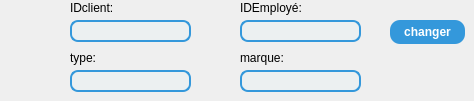
        <widget class="QWidget" name="page_7">
         <widget class="QComboBox" name="idclientc">
          <property name="geometry">
           <rect>
            <x>70</x>
            <y>20</y>
            <width>121</width>
            <height>22</height>
           </rect>
          </property>
          <property name="styleSheet">
           <string notr="true">QComboBox {
    border: 2px solid #3498db;
    border-radius: 8px;
    padding: 4px;
    background-color: #ecf0f1;
    color: #2c3e50;
    font-size: 8pt;
    min-width: 6em;
}

QComboBox:focus {
    border: 2px solid #2980b9;
    background-color: #ffffff;
}

QComboBox::drop-down {
    border: none;
    width: 20px;
}

QComboBox::down-arrow {
    image: none;
    border-left: 5px solid transparent;
    border-right: 5px solid transparent;
    border-top: 5px solid #3498db;
    width: 0px;
    height: 0px;
}

QComboBox QAbstractItemView {
    border: 2px solid #3498db;
    border-radius: 8px;
    background-color: white;
    selection-background-color: #3498db;
    selection-color: white;
}</string>
          </property>
         </widget>
         <widget class="QComboBox" name="idemployec">
          <property name="geometry">
           <rect>
            <x>240</x>
            <y>20</y>
            <width>121</width>
            <height>22</height>
           </rect>
          </property>
          <property name="styleSheet">
           <string notr="true">QComboBox {
    border: 2px solid #3498db;
    border-radius: 8px;
    padding: 4px;
    background-color: #ecf0f1;
    color: #2c3e50;
    font-size: 8pt;
    min-width: 6em;
}

QComboBox:focus {
    border: 2px solid #2980b9;
    background-color: #ffffff;
}

QComboBox::drop-down {
    border: none;
    width: 20px;
}

QComboBox::down-arrow {
    image: none;
    border-left: 5px solid transparent;
    border-right: 5px solid transparent;
    border-top: 5px solid #3498db;
    width: 0px;
    height: 0px;
}

QComboBox QAbstractItemView {
    border: 2px solid #3498db;
    border-radius: 8px;
    background-color: white;
    selection-background-color: #3498db;
    selection-color: white;
}</string>
          </property>
         </widget>
         <widget class="QLabel" name="label_44">
          <property name="geometry">
           <rect>
            <x>70</x>
            <y>0</y>
            <width>81</width>
            <height>16</height>
           </rect>
          </property>
          <property name="text">
           <string>IDclient:</string>
          </property>
         </widget>
         <widget class="QLabel" name="label_56">
          <property name="geometry">
           <rect>
            <x>240</x>
            <y>0</y>
            <width>81</width>
            <height>16</height>
           </rect>
          </property>
          <property name="text">
           <string>IDEmployé:</string>
          </property>
         </widget>
         <widget class="QPushButton" name="update">
          <property name="geometry">
           <rect>
            <x>390</x>
            <y>20</y>
            <width>75</width>
            <height>24</height>
           </rect>
          </property>
          <property name="styleSheet">
           <string notr="true">QPushButton {
    background-color: #3498db;
    color: white;
    border-radius: 10px;
    font-weight: bold;
    padding: 5px 10px;
}

QPushButton:hover {
    background-color: #2980b9;
}

QPushButton:pressed {
    background-color: #1c5980;
}
</string>
          </property>
          <property name="text">
           <string>changer</string>
          </property>
         </widget>
         <widget class="QComboBox" name="typec">
          <property name="geometry">
           <rect>
            <x>70</x>
            <y>70</y>
            <width>121</width>
            <height>22</height>
           </rect>
          </property>
          <property name="styleSheet">
           <string notr="true">QComboBox {
    border: 2px solid #3498db;
    border-radius: 8px;
    padding: 4px;
    background-color: #ecf0f1;
    color: #2c3e50;
    font-size: 8pt;
    min-width: 6em;
}

QComboBox:focus {
    border: 2px solid #2980b9;
    background-color: #ffffff;
}

QComboBox::drop-down {
    border: none;
    width: 20px;
}

QComboBox::down-arrow {
    image: none;
    border-left: 5px solid transparent;
    border-right: 5px solid transparent;
    border-top: 5px solid #3498db;
    width: 0px;
    height: 0px;
}

QComboBox QAbstractItemView {
    border: 2px solid #3498db;
    border-radius: 8px;
    background-color: white;
    selection-background-color: #3498db;
    selection-color: white;
}</string>
          </property>
         </widget>
         <widget class="QComboBox" name="marquec">
          <property name="geometry">
           <rect>
            <x>240</x>
            <y>70</y>
            <width>121</width>
            <height>22</height>
           </rect>
          </property>
          <property name="styleSheet">
           <string notr="true">QComboBox {
    border: 2px solid #3498db;
    border-radius: 8px;
    padding: 4px;
    background-color: #ecf0f1;
    color: #2c3e50;
    font-size: 8pt;
    min-width: 6em;
}

QComboBox:focus {
    border: 2px solid #2980b9;
    background-color: #ffffff;
}

QComboBox::drop-down {
    border: none;
    width: 20px;
}

QComboBox::down-arrow {
    image: none;
    border-left: 5px solid transparent;
    border-right: 5px solid transparent;
    border-top: 5px solid #3498db;
    width: 0px;
    height: 0px;
}

QComboBox QAbstractItemView {
    border: 2px solid #3498db;
    border-radius: 8px;
    background-color: white;
    selection-background-color: #3498db;
    selection-color: white;
}</string>
          </property>
         </widget>
         <widget class="QLabel" name="label_57">
          <property name="geometry">
           <rect>
            <x>240</x>
            <y>50</y>
            <width>91</width>
            <height>16</height>
           </rect>
          </property>
          <property name="text">
           <string>marque:</string>
          </property>
         </widget>
         <widget class="QLabel" name="label_65">
          <property name="geometry">
           <rect>
            <x>70</x>
            <y>50</y>
            <width>101</width>
            <height>16</height>
           </rect>
          </property>
          <property name="text">
           <string>type:</string>
          </property>
         </widget>
        </widget>
